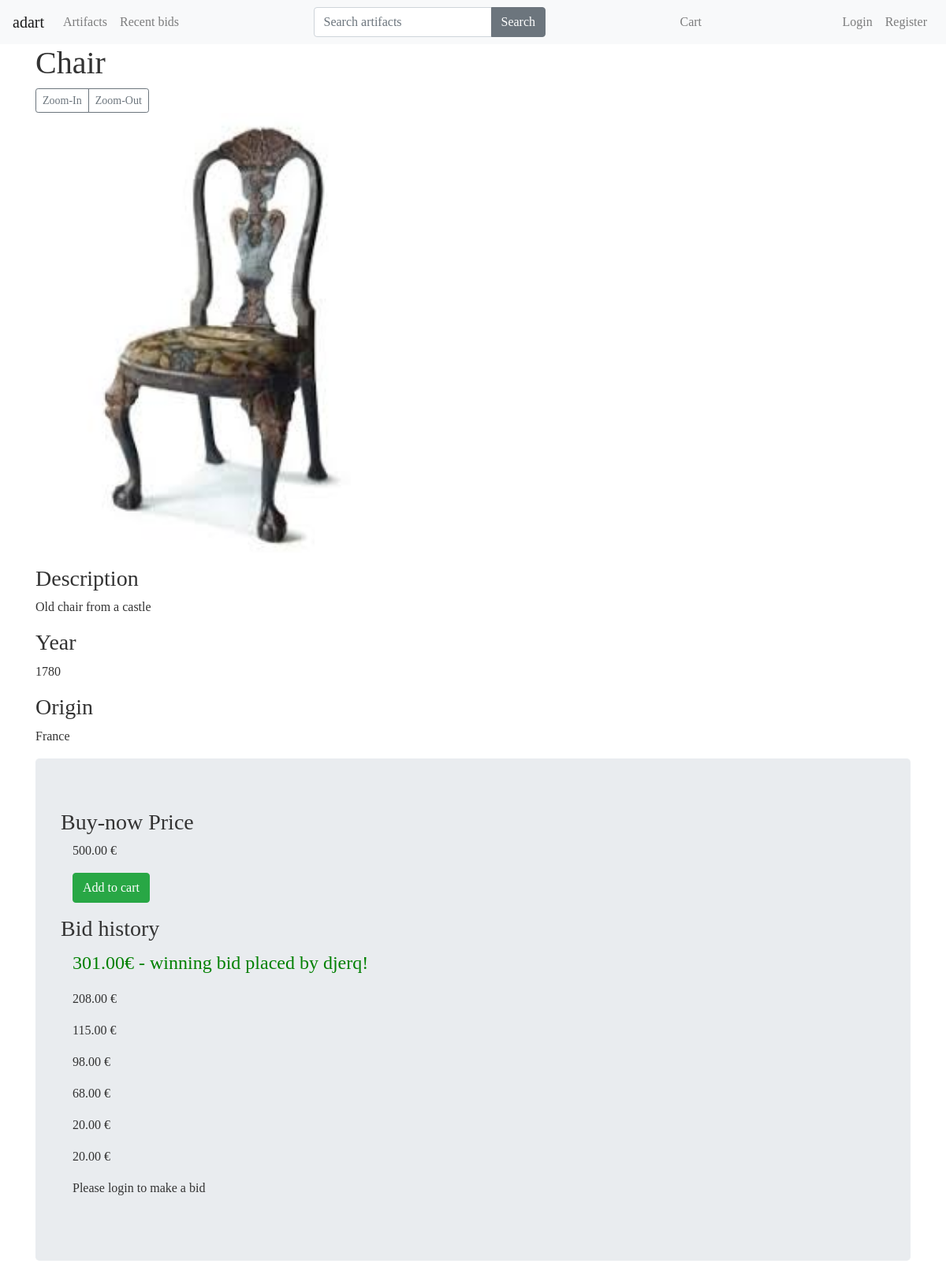
The app's page /artifacts/2/ with its own data.
### artifacts/models.py (models this page shows, shortened)
class Artifact(models.Model):
    title = models.CharField(max_length=120)
    slug = models.SlugField(blank=True)
    description = models.TextField()
    min_price = models.DecimalField(decimal_places=2, max_digits=20, null=True)
    price = models.DecimalField(decimal_places=2, max_digits=20, null=True)
    deadline = models.DateTimeField()
    buyer = models.ForeignKey(User, null=True, blank=True)
    sold = models.BooleanField(default=False)
    image = models.ImageField(
        upload_to=upload_image_path, null=True, blank=True)
    year = models.CharField(max_length=120, default='unknown')
    origin = models.CharField(max_length=120, default='unknown')
    featured = models.BooleanField(default=False)
    objects = ArtifactManager()

### bids/models.py (models this page shows, shortened)
class Bid(models.Model):
    user = models.ForeignKey(User)
    artifact = models.ForeignKey(Artifact)
    offer = models.DecimalField(decimal_places=2, max_digits=20, default=20)

### artifacts/views.py (the view)
# urls.py: url(r'artifacts/(?P<pk>\d+)/$', ArtifactDetailView.as_view(), name='details'),
class ArtifactDetailView(DetailView):
    template_name = 'artifacts/details.html'
    def get_context_data(self, *args, **kwargs):
        context = super(ArtifactDetailView, self).get_context_data(*args, **kwargs)
        request = self.request
        cart_obj, new_obj = Cart.objects.new_or_get(request)
        context['cart'] = cart_obj
        bids = Bid.objects.all().order_by('-offer')
        context['bids'] = bids
        return context
    def get_object(self, *args, **kwargs):
        request = self.request
        pk = self.kwargs.get('pk')
        instance = Artifact.objects.get_by_id(pk)
        if instance is None:
            raise Http404("Artifact does not exist")
        return instance

### artifacts/models.py (called while the page is built)
    def sold(self):
        return self.filter(sold=False)

    def get_queryset(self):
        return ArtifactQuerySet(self.model, using=self._db)

    def all(self):
        return self.get_queryset().sold()

    def get_by_id(self, id):
        qs = self.get_queryset().filter(id=id)
        if qs.count() == 1:
            return qs.first()
        return None

### carts/models.py (called while the page is built)
    def new_or_get(self, request):
        cart_id = request.session.get('cart_id', None)
        qs = self.get_queryset().filter(id=cart_id)
        if qs.count() == 1:
            new_obj = False
            cart_obj = qs.first()
            if request.user.is_authenticated() and cart_obj.user is None:
                cart_obj.user = request.user
                cart_obj.save()
        else:
            cart_obj = Cart.objects.new_cart(user=request.user)
            new_obj = True
            request.session['cart_id'] = cart_obj.id
        return cart_obj, new_obj

    def new_cart(self, user=None):
        user_obj = None
        if user is not None:
            if user.is_authenticated():
                user_obj = user
        return self.model.objects.create(user=user_obj)

### orders/models.py (called while the page is built)
def post_save_cart_total(sender, instance, created, *args, **kwargs):
    if not created:
        cart_obj = instance
        cart_total = cart_obj.total
        cart_id = cart_obj.id
        qs = Order.objects.filter(cart__id=cart_id)
        if qs.count() == 1:
            order_obj = qs.first()
            order_obj.update_total()

### artifacts/templates/artifacts/details.html (shortened to what this page needs)
{% extends 'base.html' %} {% block content%}
<div class="container">
  <h1>{{ artifact.title }}</h1>
  {% if artifact.image %}
  <div class="btn-group">
    <button type="button" class='btn btn-outline-secondary btn-sm' onclick="zoomin()">
      Zoom-In
    </button>
    <button type="button" class='btn btn-outline-secondary btn-sm' onclick="zoomout()">
      Zoom-Out
    </button>
  </div>
</div>
<div class="container ">
  <img src="{{ artifact.image.url }}" id='art' width='400px' class='mb-3' />
  {% endif %}
  <h3>Description</h3>
  <p>{{ artifact.description }}</p>
  <h3>Year</h3>
  <p>{{ artifact.year }}</p>
  <h3>Origin</h3>
  <p>{{ artifact.origin }}</p>
</div>
<div class="container">
  <div class="jumbotron">
    <h3>Buy-now Price</h3>
    <div class="bids" style='padding-left: 15px;'>
      <p>{{ artifact.price }} €</p>
    </div>
    <div class="col-md-4">
      {% include "artifacts/snippets/update-card.html" with artifact=object cart=cart %}
    </div>
    <div>
      <h3 class='mt-3'> Bid history</h3>
      <div class="bids" style='padding-left: 15px;'>
        {% for bid in bids %}
        {% if artifact.id == bid.artifact.id %}
        {% if bid.offer >= artifact.min_price %}
        <p style='color:green; font-size: 1.5rem;'>{{ bid.offer }}€ - winning bid placed by {{bid.user}}! </p>
        {% else %}
        <p>{{ bid.offer }} € </p>
        {% endif %}
        {% endif %}
        {% empty %}
        <p>Sorry! No bids so far.</p>
        {% endfor %}
      </div>
    </div>
    <div class="col-md-6">
      {% if user.is_authenticated %}
      <a class="btn btn-outline-secondary" href="{% url 'bid_new' pk=artifact.pk %}">Make a bid!</a>
      {% else  %}
      <p>Please login to make a bid</p>
      {% endif %}
    </div>
  </div>
</div>
{% endblock %}

### static-auction-app/css/main.css (style rules this page uses)
body { color: #333; font-family: "Cinzel", serif; }

### records on screen
Artifact: title "Chair", image (picture), description "Old chair from a castle", year "1780", origin "France", price "500.00"
Bid: offer "301.00", user "djerq"
Bid: offer "208.00"
Bid: offer "115.00"
Bid: offer "98.00"
Bid: offer "68.00"
Bid: offer "20.00"
Bid: offer "20.00"
